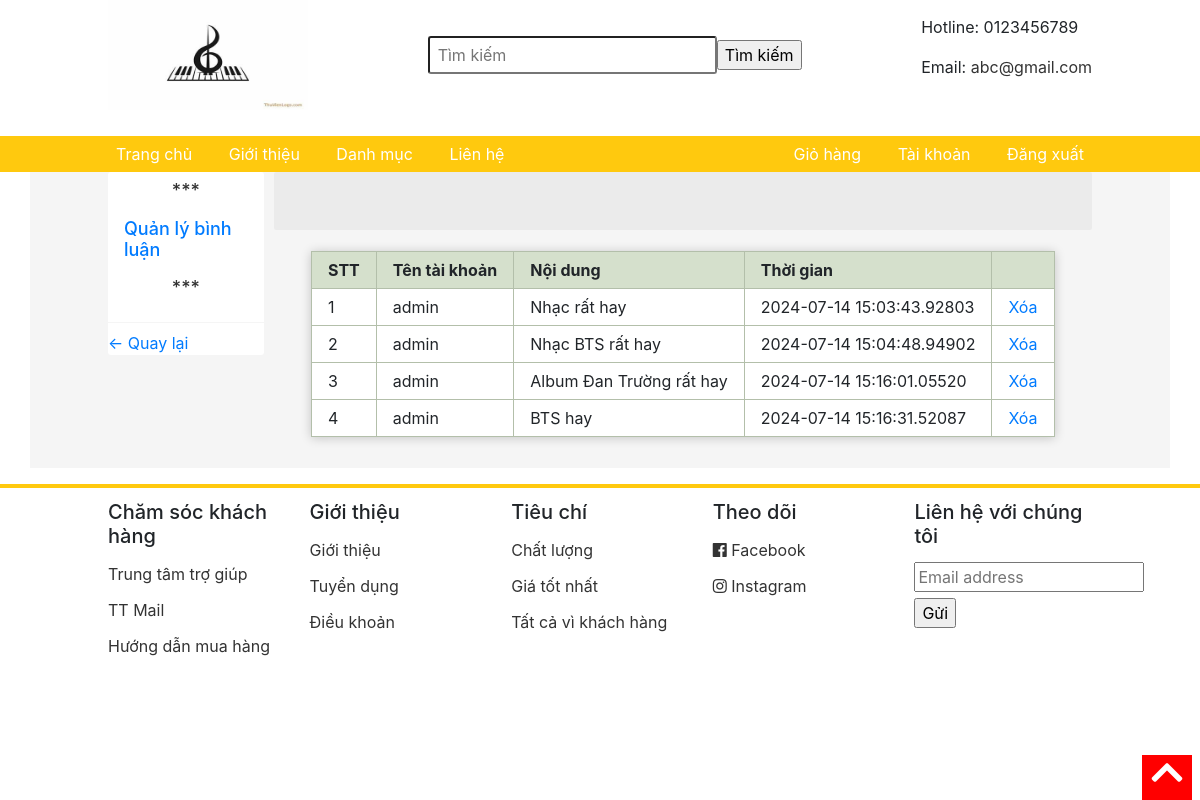
The app's page /binhluan/quanlybl.php with its own data.
### tables this page shows
CREATE TABLE `binhluan` (
  `id` int NOT NULL,
  `noidung` varchar(1000) NOT NULL,
  `username` varchar(100) NOT NULL,
  `idsp` int NOT NULL,
  `time` datetime(5) NOT NULL DEFAULT CURRENT_TIMESTAMP(5)
);

### binhluan/quanlybl.php (the view, shortened to what this page needs)
<html>
<head>
	<link rel="stylesheet" type="text/css" href="../css/grid.css">
	<link rel="stylesheet" type="text/css" href="../css/responsive.css">
	<link rel="stylesheet" type="text/css" href="../main.css">
	<link rel="stylesheet" href="https://use.fontawesome.com/releases/v5.7.0/css/all.css">
	<link rel="stylesheet" href="https://maxcdn.bootstrapcdn.com/bootstrap/4.5.2/css/bootstrap.min.css">
</head>
<body>
<form action="../timkiem.php" method="POST">
	<div class="app">
		<div class="header">
			<div class="grid wide">
				<div class="header-main">
					<div class="logo">
						<a href="../index.php"><img src="../img/logo2.jpg" width="200" height="110"></a>
					</div>
					<div class="search">
						<input type="text" name="s" class="search-bar" placeholder="Tìm kiếm">
						<input type="submit" value="Tìm kiếm">
					</div>
					<div class="contact">
						<p>Hotline: 0123456789</p>
						<p>Email: <a href="mailto:TT Shoesshop@gmail.com" style="color: #333;">abc@gmail.com</a></p>
					</div>
				</div>
			</div>
		</div>
		</form>
		<div class="navigation-bar">
			<ul class="navbar-list">
				<li class="navbar-item"><a href="../index.php" class="navbar-link">Trang chủ</a></li>
				<li class="navbar-item"><a href="./pages/gioithieu.php" class="navbar-link">Giới thiệu</a></li>
				<li class="navbar-item navbar-item-category">
					<a href="" class="navbar-link">Danh mục</a>
				</li>
				<li class="navbar-item"><a href="./pages/lienhe.php" class="navbar-link">Liên hệ</a></li>
			</ul>
			<ul class="navbar-list">
				<li class="navbar-item"><a href="../pages/giohang.php" class="navbar-link">Giỏ hàng</a></li>
				<li class="navbar-item"><a href="../taikhoan.php" class="navbar-link">Tài khoản</a></li>
				<li class="navbar-item"><a href="../pages/dangxuat.php" class="navbar-link">Đăng xuất</a></li>
			</ul>
		</div>
		<div class="container">
			<div class="grid wide">
				<div class="row sm-gutter grid-content">
					<div class="column l-2 me-0 s-0">
						<nav class="category">
							<h3 class="category-heading">
								<p align="center">***</p>
								<a href="">Quản lý bình luận</a>
								<p align="center">***</p>
							</h3>
							<ul class="category-list">
								<li class="category-item category-item--active">
									<a href="../admin.php" ><- Quay lại </a>
								</li>
							</ul>
						</nav>
					</div>
					<div class="column l-10 me-12 s-12">
						<div class="home-filter">
							<button class="home-filter-btn btn"></button>
							<button class="home-filter-btn btn btn--active"></button>
							<button class="home-filter-btn btn"></button>
						</div>
						<div class="home-product">
						<div class="row sm-gutter">
<div class="page">
<table class="layout display responsive-table">
<thead>
<tr>
	<th>STT</th>
	<th >Tên tài khoản</th>
	<th >Nội dung</th>
	<th >Thời gian</th>
	<th colspan="2"></th>
</tr>
</thead>
<tbody>
<?php
	$conn =	mysqli_connect("localhost", "root", "", "dacs2");
	$sql= "SELECT * FROM binhluan ";
	$ketqua = mysqli_query($conn, $sql);
	$stt = 1;
	while ($row = mysqli_fetch_array($ketqua)) {
		echo "<tr>";
		echo "<td>".$stt."</td>";
		echo "<td>".$row['username']."</td>";
		echo "<td>".$row['noidung']."</td>";
		echo "<td>".$row['time']."</td>";
		echo '<td><a href=" xoabl.php?id= '.$row['id'].'">Xóa</a></td>';
		echo "</tr>";
		$stt++;
	}
?>
</tbody>
</table>
</div>
  <br>
								</div>
								</div>
							</div>
						</div>
					</div>
				</div>
		<div class="footer">
			<div class="grid wide">
				<div class="row">
					<div class="column l-2-4 me-4 s-6">
						<h3 class="footer__heading">Chăm sóc khách hàng</h3>
						<ul class="footer-list">
							<li class="footer-item">
								<a href="" class="footer-item-link">Trung tâm trợ giúp</a>
							</li>
							<li class="footer-item">
								<a href="" class="footer-item-link">TT Mail</a>
							</li>
							<li class="footer-item">
								<a href="" class="footer-item-link">Hướng dẫn mua hàng</a>
							</li>
						</ul>
					</div>
					<div class="column l-2-4 me-4 s-6">
						<h3 class="footer__heading">Giới thiệu</h3>
						<ul class="footer-list">
							<li class="footer-item">
								<a href="" class="footer-item-link">Giới thiệu</a>
							</li>
							<li class="footer-item">
								<a href="" class="footer-item-link">Tuyển dụng</a>
							</li>
							<li class="footer-item">
								<a href="" class="footer-item-link">Điều khoản</a>
							</li>
						</ul>
					</div>
					<div class="column l-2-4 me-4 s-6">
						<h3 class="footer__heading">Tiêu chí</h3>
						<ul class="footer-list">
							<li class="footer-item">
								<a  class="footer-item-link">Chất lượng</a>
							</li>
							<li class="footer-item">
								<a  class="footer-item-link">Giá tốt nhất</a>
							</li>
							<li class="footer-item">
								<a  class="footer-item-link">Tất cả vì khách hàng</a>
							</li>
						</ul>
					</div>
					<div class="column l-2-4 me-4 s-6">
						<h3 class="footer__heading">Theo dõi</h3>
						<ul class="footer-list">
							<li class="footer-item">
								<a href="" class="footer-item-link">
									<i class="fab fa-facebook"></i>
									Facebook
								</a>
							</li>
							<li class="footer-item">
								<a href="" class="footer-item-link">
									<i class="fab fa-instagram"></i>
									Instagram
								</a>
							</li>
						</ul>
					</div>
					<div class="column l-2-4 me-4 s-6">
						<h3 class="footer__heading">Liên hệ với chúng tôi</h3>
						<input class="footer__input" type="text" placeholder="Email address">
						<input type="submit" value="Gửi">
					</div>
				</div>
			</div>
		</div>
		<div class="scroll-to-top" onclick="scrollToTop();">
			<i class="scroll-to-top-icon fas fa-chevron-up"></i>
		</div>
</body>
</html>

### css/grid.css (style rules this page uses)
.grid { width: 100%; display: block; padding: 0; }
.grid.wide { max-width: 1200px; margin: 0 auto; }
.row { display: flex; flex-wrap: wrap; margin-left: -4px; margin-right: -4px; }
.column { padding-left: 4px; padding-right: 4px; }
.s-0 { display: none; }
.s-6 { flex: 0 0 50%; max-width: 50%; }
.s-12 { flex: 0 0 100%; max-width: 100%; }
@media (min-width: 740px) { .row { margin-left: -8px; margin-right: -8px; } }
@media (min-width: 740px) { .column { padding-left: 8px; padding-right: 8px; } }
@media (min-width: 740px) { .me-0 { display: none; } }
@media (min-width: 740px) { .me-1, .me-2, .me-3, .me-4, .me-5, .me-6, .me-7, .me-8, .me-9, .me-10, .me-11, .me-12 { display: block; } }
@media (min-width: 740px) { .me-4 { flex: 0 0 33.33333%; max-width: 33.33333%; } }
@media (min-width: 740px) { .me-12 { flex: 0 0 100%; max-width: 100%; } }
@media (min-width: 1113px) { .row { margin-left: -12px; margin-right: -12px; } }
@media (min-width: 1113px) { .row.sm-gutter { margin-left: -5px; margin-right: -5px; } }
@media (min-width: 1113px) { .column { padding-left: 12px; padding-right: 12px; } }
@media (min-width: 1113px) { .row.sm-gutter .column { padding-left: 5px; padding-right: 5px; } }
@media (min-width: 1113px) { .l-1, .l-2, .l-2-4, .l-3, .l-4, .l-5, .l-6, .l-7, .l-8, .l-9, .l-10, .l-11, .l-12 { display: block; } }
@media (min-width: 1113px) { .l-2 { flex: 0 0 16.66667% !important; max-width: 16.66667%; } }
@media (min-width: 1113px) { .column.l-2-4 { flex: 0 0 20%; max-width: 20%; } }
@media (min-width: 1113px) { .l-10 { flex: 0 0 83.33333%; max-width: 83.33333%; } }
@media (min-width: 1024px) and (max-width: 1239px) { .wide { width: 984px; } }
@media (min-width: 1024px) and (max-width: 1239px) { .wide .row { margin-left: -12px; margin-right: -12px; } }
@media (min-width: 1024px) and (max-width: 1239px) { .wide .row.sm-gutter { margin-left: -5px; margin-right: -5px; } }
@media (min-width: 1024px) and (max-width: 1239px) { .wide .column { padding-left: 12px; padding-right: 12px; } }
@media (min-width: 1024px) and (max-width: 1239px) { .wide .row.sm-gutter .column { padding-left: 5px; padding-right: 5px; } }
@media (min-width: 1024px) and (max-width: 1239px) { .wide .l-1, .wide .l-2, .wide .l-2-4, .wide .l-3, .wide .l-4, .wide .l-5, .wide .l-6, .wide .l-7, .wide .l-8, .wide .l-9, .wide .l-10, .wide .l-11, .wide .l-12 { display: block; } }
@media (min-width: 1024px) and (max-width: 1239px) { .wide .l-2 { flex: 0 0 16.66667%; max-width: 16.66667%; } }
@media (min-width: 1024px) and (max-width: 1239px) { .wide .l-2-4 { flex: 0 0 20%; max-width: 20%; } }
@media (min-width: 1024px) and (max-width: 1239px) { .wide .l-10 { flex: 0 0 83.33333%; max-width: 83.33333%; } }

### binhluan/quanlybl.php (style rules this page uses)
.page { max-width: 60em; margin: 0 auto; }
table th, table td { text-align: left; }
table.layout { width: 100%; border-collapse: collapse; }
table.display { margin: 1em 0; }
table.display th, table.display td { border: 1px solid #B3BFAA; padding: .5em 1em; }
table.display th { background: #D5E0CC; }
table.display td { background: #fff; }
table.responsive-table { box-shadow: 0 1px 10px rgba(0, 0, 0, 0.2); }

### records on screen
binhluan: username "admin", noidung "Nhạc rất hay", time "2024-07-14 15:03:43.92803"
binhluan: username "admin", noidung "Nhạc BTS rất hay", time "2024-07-14 15:04:48.94902"
binhluan: username "admin", noidung "Album Đan Trường rất hay", time "2024-07-14 15:16:01.05520"
binhluan: username "admin", noidung "BTS hay", time "2024-07-14 15:16:31.52087"
